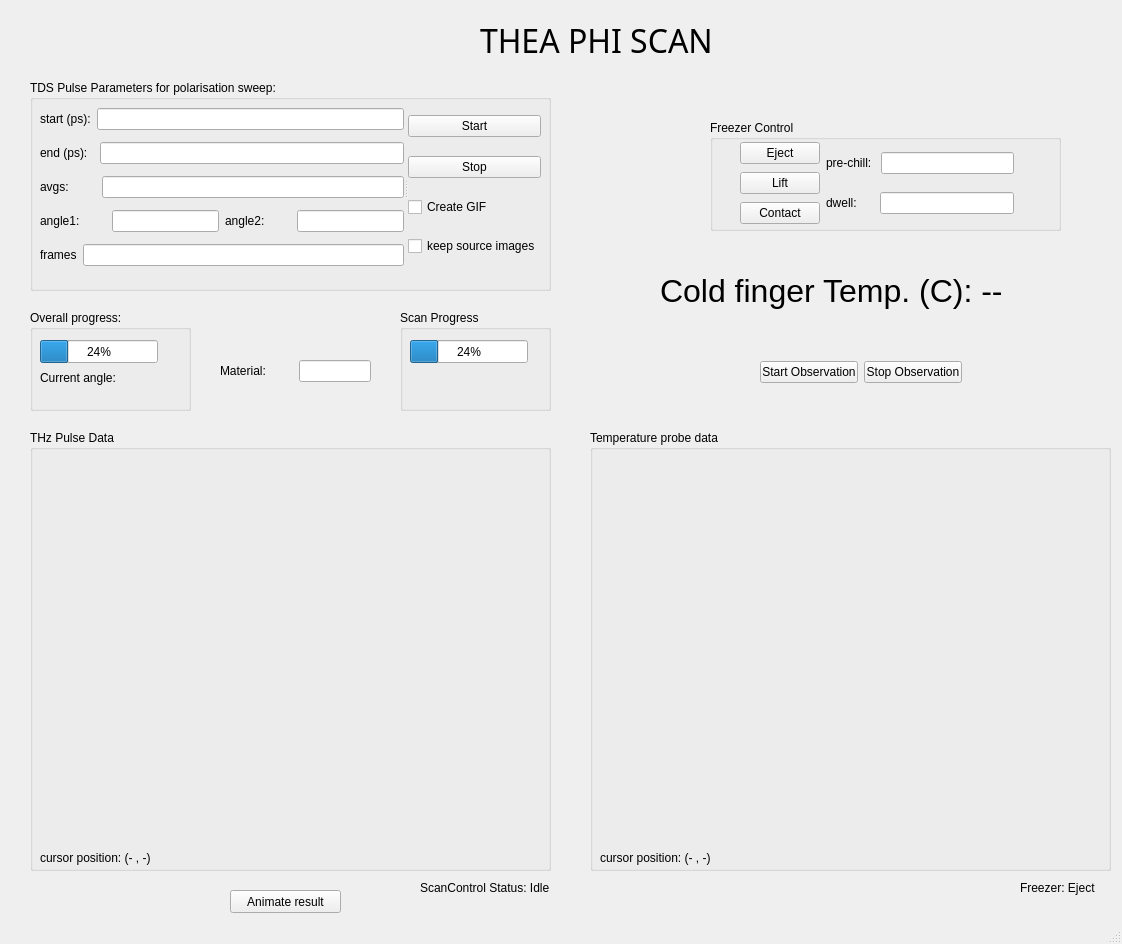
<?xml version="1.0" encoding="UTF-8"?>
<ui version="4.0">
 <class>MainWindow</class>
 <widget class="QMainWindow" name="MainWindow">
  <property name="enabled">
   <bool>true</bool>
  </property>
  <property name="geometry">
   <rect>
    <x>0</x>
    <y>0</y>
    <width>1122</width>
    <height>944</height>
   </rect>
  </property>
  <property name="windowTitle">
   <string>MainWindow</string>
  </property>
  <widget class="QWidget" name="centralwidget">
   <widget class="QGroupBox" name="gTdsParams">
    <property name="geometry">
     <rect>
      <x>30</x>
      <y>80</y>
      <width>521</width>
      <height>211</height>
     </rect>
    </property>
    <property name="title">
     <string>TDS Pulse Parameters for polarisation sweep:</string>
    </property>
    <widget class="QSplitter" name="splitter">
     <property name="geometry">
      <rect>
       <x>10</x>
       <y>22</y>
       <width>501</width>
       <height>171</height>
      </rect>
     </property>
     <property name="orientation">
      <enum>Qt::Horizontal</enum>
     </property>
     <widget class="QWidget" name="layoutWidget">
      <layout class="QVBoxLayout" name="verticalLayout">
       <item>
        <layout class="QHBoxLayout" name="horizontalLayout">
         <item>
          <widget class="QLabel" name="lblTdsStart">
           <property name="text">
            <string>start (ps):</string>
           </property>
          </widget>
         </item>
         <item>
          <widget class="QLineEdit" name="lEditTdsStart"/>
         </item>
        </layout>
       </item>
       <item>
        <layout class="QHBoxLayout" name="horizontalLayout_2">
         <property name="sizeConstraint">
          <enum>QLayout::SetMinimumSize</enum>
         </property>
         <item>
          <widget class="QLabel" name="lblTdsEnd">
           <property name="text">
            <string>end (ps):  </string>
           </property>
          </widget>
         </item>
         <item>
          <widget class="QLineEdit" name="lEditTdsEnd"/>
         </item>
        </layout>
       </item>
       <item>
        <layout class="QHBoxLayout" name="horizontalLayout_3">
         <item>
          <widget class="QLabel" name="lblTdsAvgs">
           <property name="text">
            <string>avgs:        </string>
           </property>
          </widget>
         </item>
         <item>
          <widget class="QLineEdit" name="lEditTdsAvgs"/>
         </item>
        </layout>
       </item>
       <item>
        <layout class="QHBoxLayout" name="horizontalLayout_5">
         <item>
          <widget class="QLabel" name="lblAngle1">
           <property name="text">
            <string>angle1:        </string>
           </property>
          </widget>
         </item>
         <item>
          <widget class="QLineEdit" name="lEditAngle1"/>
         </item>
         <item>
          <widget class="QLabel" name="lblAngle2">
           <property name="text">
            <string>angle2:        </string>
           </property>
          </widget>
         </item>
         <item>
          <widget class="QLineEdit" name="lEditAngle2"/>
         </item>
        </layout>
       </item>
       <item>
        <layout class="QHBoxLayout" name="horizontalLayout_4">
         <item>
          <widget class="QLabel" name="lblTdsFrames">
           <property name="text">
            <string>frames</string>
           </property>
          </widget>
         </item>
         <item>
          <widget class="QLineEdit" name="lEditFrames"/>
         </item>
        </layout>
       </item>
      </layout>
     </widget>
     <widget class="QWidget" name="layoutWidget_2">
      <layout class="QVBoxLayout" name="verticalLayout_2">
       <item>
        <widget class="QPushButton" name="btnStart">
         <property name="text">
          <string>Start</string>
         </property>
        </widget>
       </item>
       <item>
        <widget class="QPushButton" name="btnStop">
         <property name="text">
          <string>Stop</string>
         </property>
        </widget>
       </item>
       <item>
        <widget class="QCheckBox" name="checkBoxCreateGIF">
         <property name="text">
          <string>Create GIF</string>
         </property>
        </widget>
       </item>
       <item>
        <widget class="QCheckBox" name="checkBox_keepSrcImgs">
         <property name="text">
          <string>keep source images</string>
         </property>
        </widget>
       </item>
      </layout>
     </widget>
    </widget>
   </widget>
   <widget class="QLabel" name="label">
    <property name="geometry">
     <rect>
      <x>480</x>
      <y>20</y>
      <width>251</width>
      <height>41</height>
     </rect>
    </property>
    <property name="font">
     <font>
      <family>Corbel Light</family>
      <pointsize>24</pointsize>
     </font>
    </property>
    <property name="text">
     <string>THEA PHI SCAN</string>
    </property>
   </widget>
   <widget class="QLabel" name="lblStatus">
    <property name="geometry">
     <rect>
      <x>420</x>
      <y>880</y>
      <width>131</width>
      <height>16</height>
     </rect>
    </property>
    <property name="text">
     <string>ScanControl Status: Idle</string>
    </property>
   </widget>
   <widget class="QGroupBox" name="groupBox">
    <property name="geometry">
     <rect>
      <x>30</x>
      <y>310</y>
      <width>161</width>
      <height>101</height>
     </rect>
    </property>
    <property name="title">
     <string>Overall progress:</string>
    </property>
    <widget class="QProgressBar" name="progPolSweep">
     <property name="geometry">
      <rect>
       <x>10</x>
       <y>30</y>
       <width>118</width>
       <height>23</height>
      </rect>
     </property>
     <property name="value">
      <number>24</number>
     </property>
    </widget>
    <widget class="QLabel" name="lblFrameCount">
     <property name="geometry">
      <rect>
       <x>10</x>
       <y>60</y>
       <width>131</width>
       <height>16</height>
      </rect>
     </property>
     <property name="text">
      <string>Current angle: </string>
     </property>
    </widget>
   </widget>
   <widget class="QGroupBox" name="gLivePlot">
    <property name="geometry">
     <rect>
      <x>30</x>
      <y>430</y>
      <width>521</width>
      <height>441</height>
     </rect>
    </property>
    <property name="title">
     <string>THz Pulse Data</string>
    </property>
    <widget class="PlotWidget" name="livePlot" native="true">
     <property name="geometry">
      <rect>
       <x>10</x>
       <y>30</y>
       <width>491</width>
       <height>391</height>
      </rect>
     </property>
    </widget>
    <widget class="QLabel" name="xyLabel">
     <property name="geometry">
      <rect>
       <x>10</x>
       <y>420</y>
       <width>191</width>
       <height>16</height>
      </rect>
     </property>
     <property name="text">
      <string>cursor position: (- , -)</string>
     </property>
    </widget>
   </widget>
   <widget class="QPushButton" name="btnAnimateResult">
    <property name="geometry">
     <rect>
      <x>230</x>
      <y>890</y>
      <width>111</width>
      <height>23</height>
     </rect>
    </property>
    <property name="text">
     <string>Animate result</string>
    </property>
   </widget>
   <widget class="QGroupBox" name="groupBox_2">
    <property name="geometry">
     <rect>
      <x>400</x>
      <y>310</y>
      <width>151</width>
      <height>101</height>
     </rect>
    </property>
    <property name="title">
     <string>Scan Progress</string>
    </property>
    <widget class="QProgressBar" name="progAvg">
     <property name="geometry">
      <rect>
       <x>10</x>
       <y>30</y>
       <width>118</width>
       <height>23</height>
      </rect>
     </property>
     <property name="value">
      <number>24</number>
     </property>
    </widget>
   </widget>
   <widget class="QWidget" name="layoutWidget_3">
    <property name="geometry">
     <rect>
      <x>220</x>
      <y>360</y>
      <width>151</width>
      <height>22</height>
     </rect>
    </property>
    <layout class="QHBoxLayout" name="horizontalLayout_6">
     <item>
      <widget class="QLabel" name="lblMaterial">
       <property name="text">
        <string>Material:        </string>
       </property>
      </widget>
     </item>
     <item>
      <widget class="QLineEdit" name="lEditMaterial"/>
     </item>
    </layout>
   </widget>
   <widget class="QWidget" name="layoutWidget_4">
    <property name="geometry">
     <rect>
      <x>760</x>
      <y>360</y>
      <width>202</width>
      <height>25</height>
     </rect>
    </property>
    <layout class="QHBoxLayout" name="horizontalLayout_7">
     <item>
      <widget class="QPushButton" name="btnStartTemp">
       <property name="text">
        <string>Start Observation</string>
       </property>
      </widget>
     </item>
     <item>
      <widget class="QPushButton" name="btnStopTemp">
       <property name="text">
        <string>Stop Observation</string>
       </property>
      </widget>
     </item>
    </layout>
   </widget>
   <widget class="QGroupBox" name="gLivePlot_2">
    <property name="geometry">
     <rect>
      <x>590</x>
      <y>430</y>
      <width>521</width>
      <height>441</height>
     </rect>
    </property>
    <property name="title">
     <string>Temperature probe data</string>
    </property>
    <widget class="PlotWidget" name="livePlot_2" native="true">
     <property name="geometry">
      <rect>
       <x>10</x>
       <y>30</y>
       <width>491</width>
       <height>391</height>
      </rect>
     </property>
    </widget>
    <widget class="QLabel" name="xyLabel_2">
     <property name="geometry">
      <rect>
       <x>10</x>
       <y>420</y>
       <width>191</width>
       <height>16</height>
      </rect>
     </property>
     <property name="text">
      <string>cursor position: (- , -)</string>
     </property>
    </widget>
   </widget>
   <widget class="QLabel" name="lblTempBig">
    <property name="geometry">
     <rect>
      <x>660</x>
      <y>240</y>
      <width>391</width>
      <height>101</height>
     </rect>
    </property>
    <property name="font">
     <font>
      <pointsize>24</pointsize>
      <underline>false</underline>
     </font>
    </property>
    <property name="text">
     <string>Cold finger Temp. (C): --</string>
    </property>
   </widget>
   <widget class="QLabel" name="lblStatusFreezer">
    <property name="geometry">
     <rect>
      <x>1020</x>
      <y>880</y>
      <width>91</width>
      <height>16</height>
     </rect>
    </property>
    <property name="text">
     <string>Freezer: Eject</string>
    </property>
   </widget>
   <widget class="QGroupBox" name="groupBox_3">
    <property name="geometry">
     <rect>
      <x>710</x>
      <y>120</y>
      <width>351</width>
      <height>111</height>
     </rect>
    </property>
    <property name="title">
     <string>Freezer Control</string>
    </property>
    <widget class="QWidget" name="">
     <property name="geometry">
      <rect>
       <x>30</x>
       <y>20</y>
       <width>274</width>
       <height>87</height>
      </rect>
     </property>
     <layout class="QHBoxLayout" name="horizontalLayout_18">
      <item>
       <layout class="QHBoxLayout" name="horizontalLayout_16">
        <item>
         <layout class="QVBoxLayout" name="verticalLayout_3">
          <item>
           <widget class="QPushButton" name="btnEject">
            <property name="text">
             <string>Eject</string>
            </property>
           </widget>
          </item>
          <item>
           <widget class="QPushButton" name="btnLift">
            <property name="text">
             <string>Lift</string>
            </property>
           </widget>
          </item>
          <item>
           <widget class="QPushButton" name="btnContact">
            <property name="text">
             <string>Contact</string>
            </property>
           </widget>
          </item>
         </layout>
        </item>
       </layout>
      </item>
      <item>
       <layout class="QVBoxLayout" name="verticalLayout_6">
        <item>
         <layout class="QHBoxLayout" name="horizontalLayout_17">
          <item>
           <widget class="QLabel" name="lblTdsInterval_3">
            <property name="text">
             <string>pre-chill: </string>
            </property>
           </widget>
          </item>
          <item>
           <widget class="QLineEdit" name="lEditPreChill"/>
          </item>
         </layout>
        </item>
        <item>
         <layout class="QHBoxLayout" name="horizontalLayout_8">
          <item>
           <widget class="QLabel" name="lblTdsInterval">
            <property name="text">
             <string>dwell:     </string>
            </property>
           </widget>
          </item>
          <item>
           <widget class="QLineEdit" name="lEditInterval"/>
          </item>
         </layout>
        </item>
       </layout>
      </item>
     </layout>
    </widget>
   </widget>
  </widget>
  <widget class="QStatusBar" name="statusbar"/>
 </widget>
 <customwidgets>
  <customwidget>
   <class>PlotWidget</class>
   <extends>QWidget</extends>
   <header location="global">pyqtgraph</header>
   <container>1</container>
  </customwidget>
 </customwidgets>
 <resources/>
 <connections/>
</ui>
